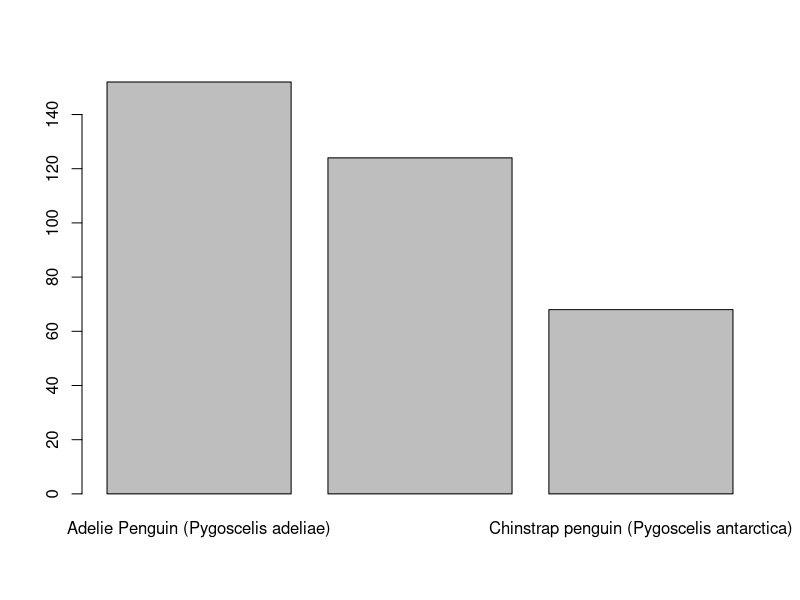
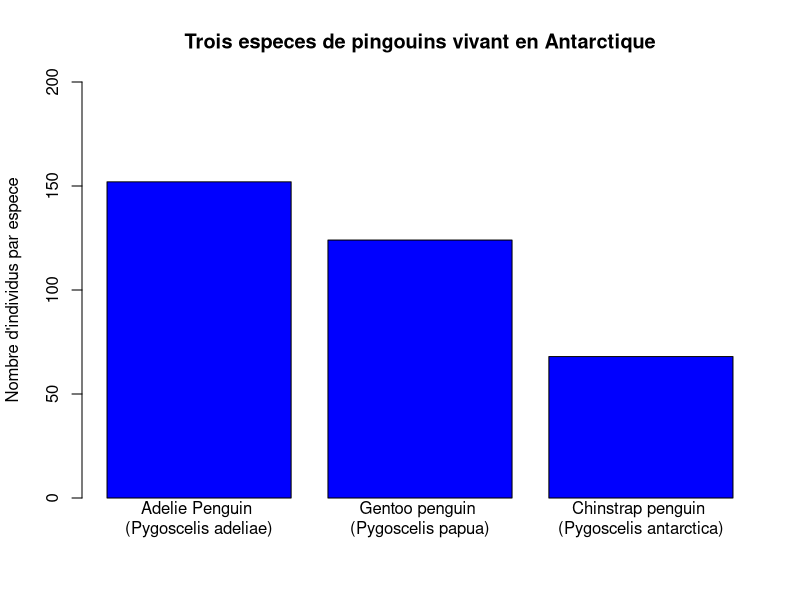

Write the R code that produced these figures, in order.
## ---- chunk 1
pingouins <- read.csv("../../raw/pingouins.csv", check.names = FALSE)
## ---- chunk 2
# Ceci est un commentaire qui ne sera pas exécuté
# La ligne suivante sera exécutée
2 + 2
## ---- chunk 3
read.csv("../../raw/pingouins.csv", check.names = FALSE)
## ---- chunk 4
# Afficher les premieres lignes du tableau
head(pingouins)

# Afficher les dernieres lignes du tableau
tail(pingouins)

# Afficher la structure du tableau
str(pingouins)
## ---- chunk 5
# Afficher les premiers elements d'une variable
head(pingouins$`Masse corporelle (g)`)

# Afficher les derniers elements d'une variable
tail(pingouins$`Masse corporelle (g)`)

# Afficher le type, le nombre d'elements et les premiers elements d'une variable
str(pingouins$`Masse corporelle (g)`)

# Afficher le type de variable
typeof(pingouins$`Masse corporelle (g)`)
## ---- chunk 6
summary(pingouins)
## ---- chunk 7
# Extraire les elements uniques d'une variable
unique(pingouins$Espece)

# Compter le nombre d'elements uniques d'une variable
length(unique(pingouins$Espece))
## ---- chunk 8
# Transformer un vecteur en facteur
pingouins$`Echantillon Numero` <- as.factor(pingouins$`Echantillon Numero`)
pingouins$Espece <- as.factor(pingouins$Espece)
pingouins$Ile <- as.factor(pingouins$Ile)

## ---- chunk 9
summary(pingouins)
## ---- chunk 10
# Selectionner la 3e ligne et la 5e colonne : 
pingouins[3, 5]

# Selectionner la 3e ligne : 
pingouins[3, ]

# Selectionner la 5e colonne : 
pingouins[, 5]

# Selectionner les lignes 40 à 45 : 
pingouins[40:45, ]

# Selectionner les colonnes 2 et 4 : 
pingouins[, c(2, 4)]

# Selectionner les lignes 50 et 100 à 105 : 
pingouins[c(50, 100:105), ]
  
# Selectionner le 45e element de la variable Ile
pingouins$Ile[45]

## ---- chunk 11
especes <- unique(pingouins$Espece)
## ---- chunk 12
adelie <- pingouins[pingouins$Espece == especes[1], ]
gentoo <- pingouins[pingouins$Espece == especes[2], ]
chinstrap <- pingouins[pingouins$Espece == especes[3], ]
## ---- chunk 13
nb_ind <- c(nrow(adelie), nrow(gentoo), nrow(chinstrap))
## ---- chunk 14
names(nb_ind) <- especes
## ---- chunk 15
barplot(nb_ind)
## ---- chunk 16
names(nb_ind) <- gsub("(", "\n(", names(nb_ind), fixed = TRUE)
## ---- chunk 17
barplot(nb_ind,
        main = "Trois especes de pingouins vivant en Antarctique",
        ylab = "Nombre d'individus par espece",
        ylim = c(0, 200),
        col = "blue")
